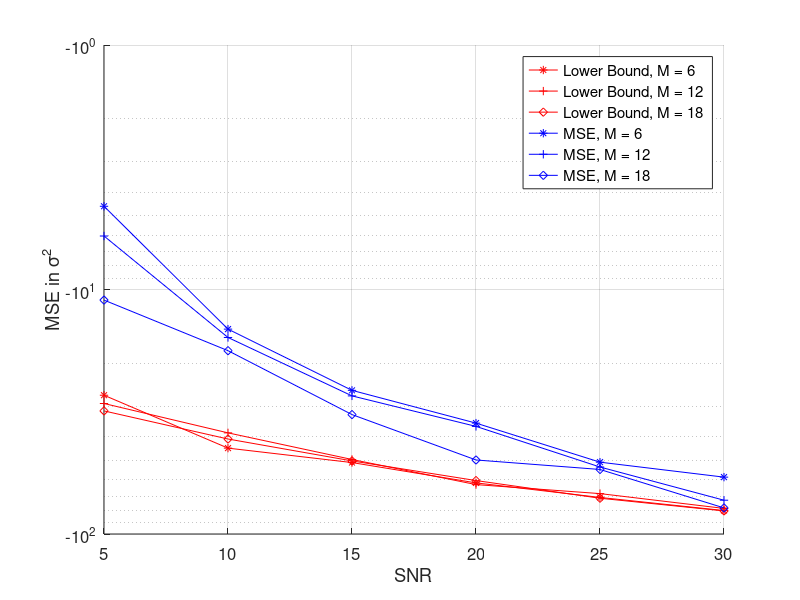
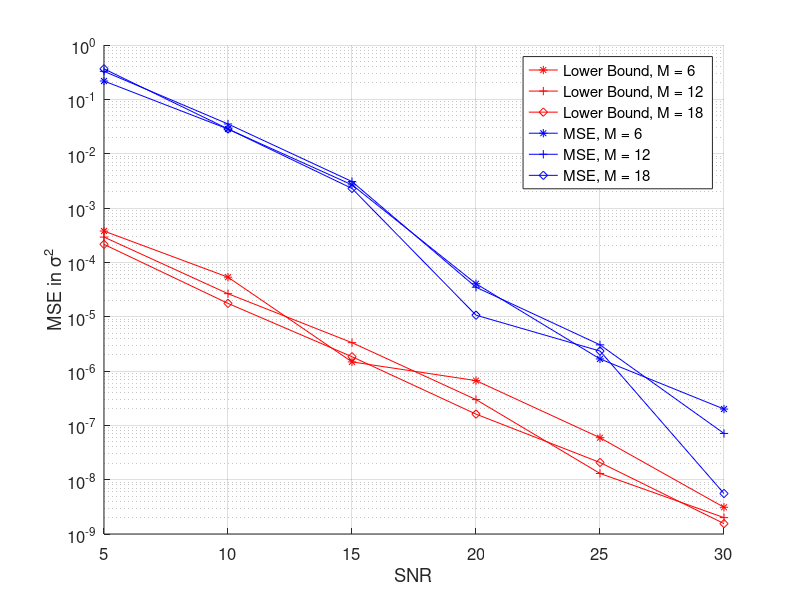

Write the MATLAB code that produced these figures, in order.
% this script is used to plot the change of the variance of estiamted
% sigma square

load('lowerBoundResults.mat')
load('MSEresults.mat')
snrSize = [5,10,15,20,25,30];
data_6_element_10_snapshot_lower_bound = lowerBoundResults(:,1);
data_6_element_10_snapshot_MSE = MSEresults(:,1);
data_9_element_10_snapshot_lower_bound = lowerBoundResults(:,2);
data_9_element_10_snapshot_MSE = MSEresults(:,2);
data_12_element_10_snapshot_lower_bound = lowerBoundResults(:,3);
data_12_element_10_snapshot_MSE = MSEresults(:,3);
data_15_element_10_snapshot_lower_bound = lowerBoundResults(:,4);
data_15_element_10_snapshot_MSE = MSEresults(:,4);
data_18_element_10_snapshot_lower_bound = lowerBoundResults(:,5);
data_18_element_10_snapshot_MSE = MSEresults(:,5);

hold on
element6snapshot10Bound = plot(snrSize,10*log10(data_6_element_10_snapshot_lower_bound),'-*','Color','red');
element6snapshot10MSE =  plot(snrSize,10*log10(data_6_element_10_snapshot_MSE),'-*','Color','blue');
% element9snapshot10Bound = plot(snrSize,data_9_element_10_snapshot_lower_bound,'-o','Color','red');
% element9snapshot10MSE =  plot(snrSize,data_9_element_10_snapshot_MSE,'-o','Color','blue');
element12snapshot10Bound = plot(snrSize,10*log10(data_12_element_10_snapshot_lower_bound),'-+','Color','red');
element12snapshot10MSE =  plot(snrSize,10*log10(data_12_element_10_snapshot_MSE),'-+','Color','blue');
% element15snapshot10Bound = plot(snrSize,data_15_element_10_snapshot_lower_bound,'-x','Color','red');
% element15snapshot10MSE =  plot(snrSize,data_15_element_10_snapshot_MSE,'-x','Color','blue');
element18snapshot10Bound = plot(snrSize,10*log10(data_18_element_10_snapshot_lower_bound),'-d','Color','red');
element18snapshot10MSE =  plot(snrSize,10*log10(data_18_element_10_snapshot_MSE),'-d','Color','blue');
legend([element6snapshot10Bound,element12snapshot10Bound,element18snapshot10Bound,element6snapshot10MSE,element12snapshot10MSE,element18snapshot10MSE],...
    'Lower Bound, M = 6','Lower Bound, M = 12', 'Lower Bound, M = 18', 'MSE, M = 6','MSE, M = 12', 'MSE, M = 18')
xlabel('SNR')
ylabel('MSE in \sigma^{2}')
set(gca, 'YScale', 'log', 'FontSize',12)
grid on

figure()
snrSize = [5,10,15,20,25,30];
data_6_element_50_snapshot_lower_bound = lowerBoundResults(:,6);
data_6_element_50_snapshot_MSE = MSEresults(:,6);
data_9_element_50_snapshot_lower_bound = lowerBoundResults(:,7);
data_9_element_50_snapshot_MSE = MSEresults(:,7);
data_12_element_50_snapshot_lower_bound = lowerBoundResults(:,8);
data_12_element_50_snapshot_MSE = MSEresults(:,8);
data_15_element_50_snapshot_lower_bound = lowerBoundResults(:,9);
data_15_element_50_snapshot_MSE = MSEresults(:,9);
data_18_element_50_snapshot_lower_bound = lowerBoundResults(:,10);
data_18_element_50_snapshot_MSE = MSEresults(:,10);

hold on
element6snapshot50Bound = plot(snrSize,data_6_element_50_snapshot_lower_bound,'-*','Color','red');
element6snapshot50MSE =  plot(snrSize,data_6_element_50_snapshot_MSE,'-*','Color','blue');
% element9snapshot50Bound = plot(snrSize,data_9_element_50_snapshot_lower_bound,'-o','Color','red');
% element9snapshot50MSE =  plot(snrSize,data_9_element_50_snapshot_MSE,'-o','Color','blue');
element12snapshot50Bound = plot(snrSize,data_12_element_50_snapshot_lower_bound,'-+','Color','red');
element12snapshot50MSE =  plot(snrSize,data_12_element_50_snapshot_MSE,'-+','Color','blue');
% element15snapshot50Bound = plot(snrSize,data_15_element_50_snapshot_lower_bound,'-x','Color','red');
% element15snapshot50MSE =  plot(snrSize,data_15_element_50_snapshot_MSE,'-x','Color','blue');
element18snapshot50Bound = plot(snrSize,data_18_element_50_snapshot_lower_bound,'-d','Color','red');
element18snapshot50MSE =  plot(snrSize,data_18_element_50_snapshot_MSE,'-d','Color','blue');

legend([element6snapshot50Bound,element12snapshot50Bound,element18snapshot50Bound,element6snapshot50MSE,element12snapshot50MSE,element18snapshot50MSE],...
    'Lower Bound, M = 6','Lower Bound, M = 12', 'Lower Bound, M = 18', 'MSE, M = 6','MSE, M = 12', 'MSE, M = 18')
xlabel('SNR')
ylabel('MSE in \sigma^{2}')
set(gca, 'YScale', 'log', 'FontSize',12)
grid on



